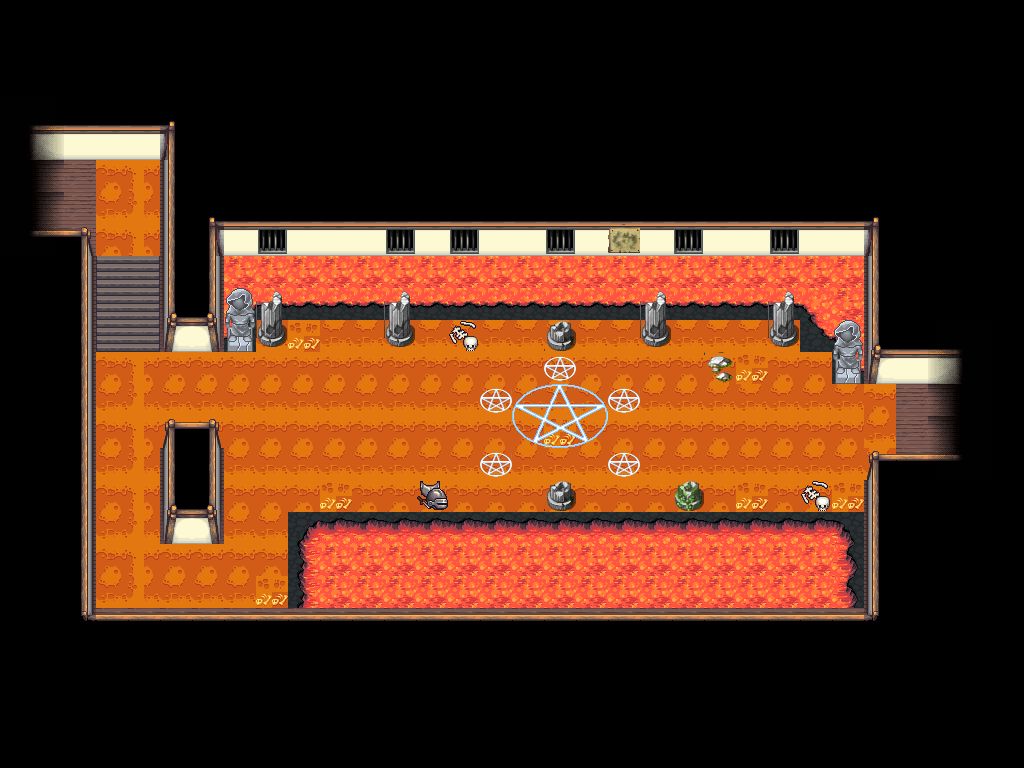

Tiled map render using the project's own tile images. Description and the map definition, with tile-layer contents summarised, below:
An orthogonal 32x24 tile map with 32x32 px tiles, 3 tile layers (subsuelo, suelo, extras), 5 tilesets.

<map version="1.2" tiledversion="1.2.3" orientation="orthogonal" renderorder="right-down" width="32" height="24" tilewidth="32" tileheight="32" infinite="0" nextlayerid="4" nextobjectid="1">
 <tileset firstgid="1" source="../resources_tsx/casa_madera.tsx" />
 <tileset firstgid="118" source="../resources_tsx/city_outside.tsx" />
 <tileset firstgid="550" source="../resources_tsx/desierto.tsx" />
 <tileset firstgid="690" source="../resources_tsx/cavern_ruins.tsx" />
 <tileset firstgid="1074" source="../resources_tsx/decorations.tsx" />
 <layer id="2" name="subsuelo" width="32" height="24">
  <data>[768 cells, 203 non-empty, 10 distinct tile ids]</data>
 </layer>
 <layer id="1" name="suelo" width="32" height="24">
  <data>[768 cells, 768 non-empty, 57 distinct tile ids]</data>
 </layer>
 <layer id="3" name="extras" width="32" height="24">
  <data>[768 cells, 51 non-empty, 19 distinct tile ids]</data>
 </layer>
</map>
